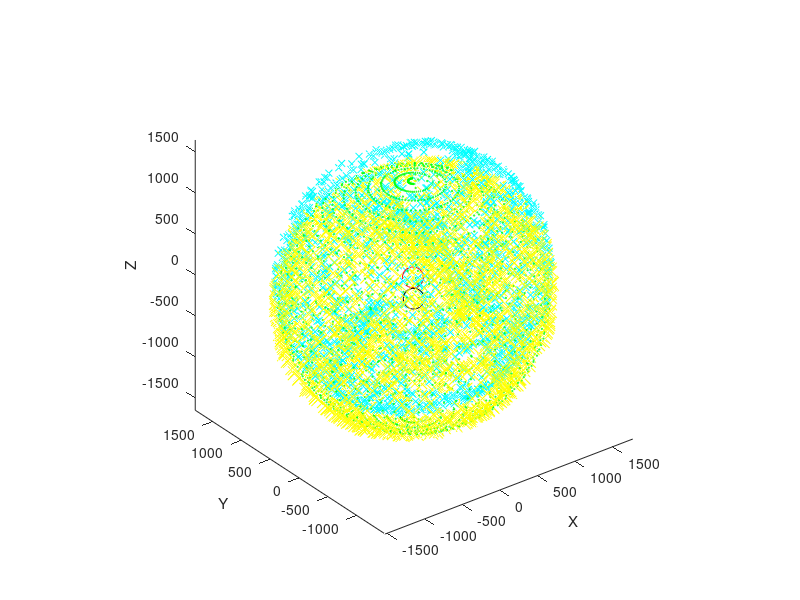

MATLAB code to generate this figure:
mag = [	1308	,	622	,	-770	;
	1298	,	600	,	-750	;
	1293	,	627	,	-762	;
	1298	,	617	,	-755	;
	1296	,	638	,	-750	;
	1298	,	630	,	-757	;
	1318	,	630	,	-737	;
	1301	,	632	,	-767	;
	1288	,	617	,	-772	;
	1293	,	638	,	-752	;
	1288	,	627	,	-762	;
	1293	,	612	,	-740	;
	1286	,	632	,	-750	;
	1306	,	622	,	-767	;
	1291	,	622	,	-752	;
	1298	,	617	,	-757	;
	1293	,	627	,	-752	;
	1296	,	622	,	-755	;
	1301	,	617	,	-760	;
	1306	,	625	,	-750	;
	1293	,	627	,	-762	;
	1296	,	622	,	-750	;
	1316	,	632	,	-747	;
	1318	,	625	,	-745	;
	1298	,	630	,	-750	;
	1308	,	627	,	-750	;
	1298	,	630	,	-752	;
	1306	,	643	,	-757	;
	1306	,	622	,	-757	;
	1298	,	622	,	-747	;
	1293	,	615	,	-755	;
	1303	,	617	,	-760	;
	1313	,	622	,	-745	;
	1301	,	620	,	-750	;
	1316	,	625	,	-737	;
	1301	,	625	,	-762	;
	1298	,	622	,	-740	;
	1308	,	637	,	-762	;
	1298	,	602	,	-755	;
	1291	,	638	,	-757	;
	1306	,	625	,	-760	;
	1296	,	622	,	-750	;
	1308	,	615	,	-745	;
	1318	,	620	,	-735	;
	1341	,	627	,	-697	;
	1373	,	646	,	-650	;
	1413	,	663	,	-571	;
	1443	,	696	,	-528	;
	1463	,	698	,	-453	;
	1493	,	708	,	-433	;
	1516	,	706	,	-353	;
	1546	,	703	,	-270	;
	1578	,	701	,	-147	;
	1586	,	723	,	-52	;
	1607	,	711	,	35	;
	1617	,	708	,	155	;
	1593	,	731	,	237	;
	1576	,	721	,	351	;
	1558	,	723	,	443	;
	1546	,	746	,	523	;
	1516	,	753	,	578	;
	1483	,	756	,	665	;
	1451	,	763	,	710	;
	1406	,	758	,	777	;
	1383	,	783	,	832	;
	1321	,	756	,	895	;
	1270	,	783	,	940	;
	1220	,	781	,	993	;
	1155	,	776	,	1063	;
	1072	,	788	,	1116	;
	982	,	776	,	1188	;
	836	,	791	,	1231	;
	646	,	788	,	1312	;
	620	,	796	,	1325	;
	595	,	821	,	1320	;
	520	,	803	,	1317	;
	375	,	843	,	1315	;
	256	,	848	,	1315	;
	243	,	863	,	1307	;
	233	,	888	,	1302	;
	126	,	861	,	1302	;
	-6	,	856	,	1256	;
	-46	,	848	,	1268	;
	-143	,	858	,	1226	;
	-236	,	858	,	1188	;
	-365	,	851	,	1123	;
	-442	,	863	,	1111	;
	-472	,	853	,	1041	;
	-557	,	843	,	1026	;
	-552	,	838	,	1018	;
	-540	,	833	,	1033	;
	-500	,	858	,	1028	;
	-462	,	878	,	1073	;
	-337	,	906	,	1113	;
	-151	,	891	,	1221	;
	113	,	886	,	1292	;
	440	,	886	,	1285	;
	691	,	856	,	1258	;
	938	,	856	,	1168	;
	1170	,	853	,	1006	;
	1348	,	841	,	780	;
	1521	,	813	,	461	;
	1586	,	783	,	162	;
	1591	,	791	,	25	;
	1576	,	788	,	-137	;
	1521	,	828	,	-260	;
	1468	,	841	,	-376	;
	1431	,	853	,	-478	;
	1361	,	871	,	-558	;
	1281	,	853	,	-707	;
	1165	,	843	,	-845	;
	1015	,	831	,	-968	;
	953	,	823	,	-1028	;
	846	,	826	,	-1073	;
	741	,	828	,	-1138	;
	656	,	821	,	-1176	;
	417	,	957	,	-1203	;
	301	,	918	,	-1248	;
	298	,	948	,	-1223	;
	266	,	956	,	-1221	;
	93	,	868	,	-1266	;
	-128	,	776	,	-1268	;
	-228	,	768	,	-1253	;
	-320	,	838	,	-1208	;
	-522	,	836	,	-1091	;
	-708	,	851	,	-978	;
	-891	,	838	,	-785	;
	-975	,	846	,	-628	;
	-1035	,	846	,	-521	;
	-1062	,	856	,	-403	;
	-1080	,	861	,	-331	;
	-1100	,	868	,	-257	;
	-1105	,	843	,	-180	;
	-1122	,	866	,	-75	;
	-1115	,	841	,	62	;
	-1075	,	871	,	255	;
	-1002	,	898	,	418	;
	-933	,	921	,	528	;
	-888	,	938	,	578	;
	-861	,	967	,	628	;
	-813	,	985	,	680	;
	-761	,	1000	,	717	;
	-766	,	1020	,	707	;
	-723	,	1027	,	760	;
	-632	,	985	,	880	;
	-495	,	936	,	1021	;
	-293	,	856	,	1178	;
	-43	,	803	,	1290	;
	281	,	781	,	1365	;
	686	,	831	,	1273	;
	913	,	883	,	1201	;
	893	,	881	,	1193	;
	635	,	886	,	1276	;
	198	,	911	,	1290	;
	-733	,	888	,	825	;
	-663	,	967	,	860	;
	-761	,	941	,	785	;
	-773	,	953	,	742	;
	-843	,	951	,	677	;
	-933	,	923	,	533	;
	-1010	,	926	,	328	;
	-1067	,	918	,	110	;
	-1100	,	901	,	-27	;
	-1100	,	888	,	-107	;
	-1107	,	853	,	-207	;
	-1102	,	848	,	-222	;
	-1117	,	796	,	-172	;
	-1152	,	733	,	-80	;
	-1155	,	718	,	40	;
	-1127	,	691	,	210	;
	-1142	,	716	,	270	;
	-1160	,	673	,	185	;
	-1170	,	676	,	-80	;
	-1117	,	708	,	-406	;
	-972	,	723	,	-692	;
	-746	,	741	,	-991	;
	-472	,	721	,	-1173	;
	-108	,	673	,	-1295	;
	213	,	575	,	-1327	;
	440	,	475	,	-1305	;
	597	,	477	,	-1273	;
	733	,	422	,	-1223	;
	846	,	380	,	-1178	;
	883	,	357	,	-1136	;
	965	,	327	,	-1101	;
	997	,	335	,	-1081	;
	1025	,	301	,	-1058	;
	1062	,	243	,	-1018	;
	1115	,	141	,	-976	;
	1160	,	83	,	-925	;
	1160	,	81	,	-917	;
	1190	,	33	,	-892	;
	1195	,	-8	,	-845	;
	1245	,	-53	,	-807	;
	1267	,	-143	,	-735	;
	1311	,	-166	,	-680	;
	1336	,	-201	,	-596	;
	1318	,	-243	,	-591	;
	1283	,	-375	,	-566	;
	1230	,	-542	,	-478	;
	1207	,	-651	,	-383	;
	1220	,	-693	,	-250	;
	1205	,	-723	,	-187	;
	1210	,	-746	,	-132	;
	1185	,	-781	,	30	;
	1182	,	-813	,	160	;
	1162	,	-781	,	391	;
	1175	,	-713	,	556	;
	1185	,	-597	,	732	;
	1232	,	-450	,	842	;
	1293	,	-281	,	867	;
	1388	,	-36	,	897	;
	1391	,	171	,	955	;
	1366	,	311	,	993	;
	1303	,	417	,	1048	;
	1220	,	557	,	1096	;
	1232	,	731	,	1016	;
	1281	,	908	,	875	;
	1316	,	1107	,	692	;
	1291	,	1222	,	523	;
	1306	,	1313	,	321	;
	1267	,	1363	,	142	;
	1245	,	1396	,	-15	;
	1225	,	1383	,	-190	;
	1220	,	1331	,	-265	;
	1255	,	1298	,	-265	;
	1303	,	1225	,	-315	;
	1353	,	1157	,	-305	;
	1406	,	1097	,	-292	;
	1416	,	1062	,	-323	;
	1418	,	1025	,	-328	;
	1383	,	1065	,	-363	;
	1316	,	1197	,	-338	;
	1260	,	1323	,	-217	;
	1215	,	1413	,	-32	;
	1192	,	1426	,	157	;
	1177	,	1396	,	418	;
	1082	,	1232	,	842	;
	982	,	1087	,	1041	;
	956	,	896	,	1163	;
	911	,	703	,	1258	;
	898	,	460	,	1325	;
	923	,	201	,	1307	;
	985	,	-18	,	1238	;
	1005	,	-246	,	1138	;
	1062	,	-472	,	998	;
	1122	,	-637	,	775	;
	1127	,	-771	,	488	;
	1165	,	-833	,	257	;
	1175	,	-818	,	72	;
	1182	,	-781	,	-80	;
	1202	,	-743	,	-162	;
	1220	,	-673	,	-275	;
	1250	,	-610	,	-366	;
	1257	,	-527	,	-446	;
	1242	,	-475	,	-546	;
	1250	,	-410	,	-578	;
	1247	,	-335	,	-667	;
	1210	,	-266	,	-740	;
	1232	,	-178	,	-775	;
	1293	,	-53	,	-742	;
	1301	,	43	,	-772	;
	1303	,	153	,	-800	;
	1311	,	273	,	-787	;
	1348	,	410	,	-762	;
	1348	,	567	,	-737	;
	1346	,	648	,	-705	;
	1356	,	768	,	-642	;
	1391	,	851	,	-543	;
	1381	,	938	,	-501	;
	1341	,	1012	,	-518	;
	1303	,	1037	,	-533	;
	1303	,	1072	,	-483	;
	1321	,	1117	,	-423	;
	1313	,	1175	,	-371	;
	1252	,	1281	,	-323	;
	1197	,	1341	,	-326	;
	1170	,	1378	,	-290	;
	1180	,	1398	,	-180	;
	1205	,	1411	,	-72	;
	1242	,	1393	,	87	;
	1252	,	1366	,	202	;
	1252	,	1328	,	356	;
	1257	,	1286	,	483	;
	1262	,	1190	,	626	;
	1272	,	1060	,	772	;
	1272	,	931	,	872	;
	1272	,	783	,	991	;
	1212	,	673	,	1043	;
	1142	,	525	,	1153	;
	1065	,	387	,	1236	;
	1005	,	325	,	1271	;
	965	,	278	,	1292	;
	1007	,	367	,	1268	;
	1020	,	395	,	1268	;
	1005	,	318	,	1271	;
	1010	,	221	,	1278	;
	1025	,	71	,	1241	;
	1075	,	13	,	1193	;
	1140	,	-18	,	1146	;
	1192	,	8	,	1126	;
	1215	,	148	,	1113	;
	1291	,	318	,	1076	;
	1381	,	515	,	950	;
	1436	,	746	,	752	;
	1451	,	948	,	603	;
	1398	,	1115	,	446	;
	1383	,	1212	,	295	;
	1331	,	1286	,	55	;
	1303	,	1262	,	-140	;
	1293	,	1220	,	-323	;
	1270	,	1197	,	-431	;
	1270	,	1130	,	-491	;
	1260	,	1067	,	-581	;
	1262	,	1010	,	-626	;
	1270	,	990	,	-665	;
	1308	,	916	,	-621	;
	1323	,	916	,	-603	;
	1341	,	883	,	-598	;
	1348	,	886	,	-603	;
	1308	,	886	,	-650	;
	1296	,	881	,	-675	;
	1260	,	886	,	-710	;
	1262	,	866	,	-725	;
	1260	,	858	,	-740	;
	1260	,	843	,	-745	;
	1265	,	868	,	-750	;
	1247	,	858	,	-735	;
	1252	,	858	,	-742	;
	1235	,	828	,	-757	;
	1250	,	803	,	-785	;
	1247	,	733	,	-780	;
	1270	,	651	,	-805	;
	1278	,	545	,	-822	;
	1301	,	442	,	-807	;
	1281	,	278	,	-830	;
	1212	,	78	,	-865	;
	1120	,	-121	,	-897	;
	1057	,	-308	,	-870	;
	962	,	-440	,	-852	;
	836	,	-522	,	-872	;
	796	,	-537	,	-885	;
	778	,	-580	,	-880	;
	738	,	-587	,	-892	;
	648	,	-602	,	-920	;
	522	,	-656	,	-925	;
	372	,	-708	,	-915	;
	241	,	-756	,	-902	;
	116	,	-721	,	-920	;
	0	,	-708	,	-952	;
	-61	,	-671	,	-927	;
	-166	,	-661	,	-910	;
	-231	,	-648	,	-922	;
	-248	,	-615	,	-940	;
	-273	,	-605	,	-955	;
	-327	,	-522	,	-988	;
	-395	,	-400	,	-1023	;
	-450	,	-316	,	-1061	;
	-522	,	-191	,	-1088	;
	-557	,	-96	,	-1121	;
	-630	,	38	,	-1121	;
	-696	,	118	,	-1088	;
	-716	,	218	,	-1088	;
	-693	,	313	,	-1108	;
	-696	,	415	,	-1111	;
	-723	,	562	,	-1078	;
	-701	,	587	,	-1093	;
	-627	,	627	,	-1128	;
	-430	,	761	,	-1173	;
	-320	,	931	,	-1168	;
	-176	,	1110	,	-1113	;
	-63	,	1200	,	-1091	;
	38	,	1245	,	-1081	;
	128	,	1260	,	-1063	;
	313	,	1306	,	-1018	;
	542	,	1338	,	-927	;
	693	,	1311	,	-890	;
	853	,	1281	,	-835	;
	982	,	1245	,	-725	;
	1092	,	1210	,	-660	;
	1127	,	1160	,	-677	;
	1100	,	1145	,	-715	;
	1117	,	1075	,	-747	;
	1210	,	1027	,	-675	;
	1260	,	975	,	-680	;
	1260	,	881	,	-710	;
	1321	,	783	,	-700	;
	1386	,	615	,	-662	;
	1411	,	492	,	-652	;
	1416	,	400	,	-638	;
	1431	,	347	,	-621	;
	1421	,	372	,	-657	;
	1386	,	467	,	-690	;
	1333	,	638	,	-740	;
	1278	,	816	,	-735	;
	1185	,	933	,	-777	;
	1010	,	1130	,	-820	;
	871	,	1212	,	-860	;
	711	,	1270	,	-915	;
	515	,	1286	,	-952	;
	382	,	1318	,	-988	;
	206	,	1346	,	-983	;
	88	,	1313	,	-1003	;
	31	,	1247	,	-1033	;
	-63	,	1217	,	-1061	;
	-186	,	1245	,	-1031	;
	-313	,	1227	,	-993	;
	-445	,	1187	,	-960	;
	-512	,	1092	,	-960	;
	-620	,	1025	,	-952	;
	-711	,	911	,	-940	;
	-801	,	783	,	-922	;
	-836	,	615	,	-930	;
	-831	,	425	,	-973	;
	-821	,	153	,	-993	;
	-743	,	-63	,	-983	;
	-701	,	-206	,	-976	;
	-630	,	-316	,	-971	;
	-572	,	-385	,	-960	;
	-535	,	-472	,	-915	;
	-492	,	-532	,	-885	;
	-422	,	-661	,	-847	;
	-298	,	-748	,	-815	;
	-206	,	-806	,	-760	;
	-141	,	-856	,	-732	;
	-118	,	-861	,	-740	;
	-51	,	-871	,	-742	;
	63	,	-886	,	-745	;
	221	,	-888	,	-752	;
	397	,	-891	,	-712	;
	475	,	-853	,	-712	;
	622	,	-836	,	-692	;
	743	,	-803	,	-677	;
	811	,	-761	,	-687	;
	876	,	-751	,	-662	;
	901	,	-686	,	-687	;
	1020	,	-560	,	-712	;
	1110	,	-437	,	-707	;
	1187	,	-313	,	-737	;
	1212	,	-168	,	-785	;
	1252	,	6	,	-815	;
	1291	,	193	,	-815	;
	1321	,	337	,	-792	;
	1270	,	520	,	-835	;
	1177	,	592	,	-902	;
	1087	,	648	,	-973	;
	1040	,	733	,	-981	;
	1000	,	863	,	-983	;
	923	,	1002	,	-966	;
	746	,	1065	,	-1031	;
	580	,	1100	,	-1081	;
	375	,	1112	,	-1136	;
	332	,	1165	,	-1108	;
	318	,	1225	,	-1051	;
	357	,	1270	,	-1023	;
	362	,	1278	,	-1001	;
	266	,	1260	,	-1043	;
	166	,	1232	,	-1081	;
	111	,	1227	,	-1086	;
	21	,	1155	,	-1113	;
	-183	,	1042	,	-1143	;
	-372	,	923	,	-1148	;
	-470	,	796	,	-1148	;
	-575	,	643	,	-1143	;
	-658	,	460	,	-1106	;
	-776	,	271	,	-1033	;
	-828	,	36	,	-952	;
	-818	,	-88	,	-907	;
	-776	,	-146	,	-910	;
	-756	,	-181	,	-922	;
	-786	,	-66	,	-937	;
	-748	,	143	,	-1038	;
	-686	,	392	,	-1103	;
	-686	,	550	,	-1098	;
	-663	,	751	,	-1038	;
	-641	,	975	,	-966	;
	-532	,	1127	,	-935	;
	-392	,	1260	,	-917	;
	-178	,	1373	,	-885	;
	11	,	1481	,	-820	;
	96	,	1513	,	-812	;
	168	,	1523	,	-802	;
	248	,	1508	,	-795	;
	313	,	1513	,	-800	;
	425	,	1491	,	-807	;
	510	,	1436	,	-822	;
	527	,	1393	,	-875	;
	487	,	1363	,	-930	;
	460	,	1368	,	-925	;
	480	,	1358	,	-940	;
	500	,	1336	,	-935	;
	477	,	1311	,	-963	;
	472	,	1306	,	-971	;
	480	,	1336	,	-966	;
	490	,	1338	,	-935	;
	520	,	1348	,	-917	;
	495	,	1348	,	-942	;
	487	,	1346	,	-922	;
	480	,	1348	,	-947	;
	477	,	1338	,	-963	;
	465	,	1341	,	-932	;
	425	,	1331	,	-963	;
	422	,	1318	,	-978	;
	370	,	1303	,	-998	;
	327	,	1286	,	-1031	;
	293	,	1281	,	-1046	;
	228	,	1247	,	-1063	;
	181	,	1185	,	-1108	;
	116	,	1150	,	-1128	;
	33	,	1145	,	-1133	;
	-11	,	1152	,	-1123	;
	-101	,	1147	,	-1096	;
	-276	,	1097	,	-1061	;
	-455	,	1082	,	-1038	;
	-532	,	1035	,	-1006	;
	-635	,	1010	,	-935	;
	-788	,	953	,	-837	;
	-906	,	893	,	-680	;
	-1057	,	858	,	-426	;
	-1105	,	863	,	-155	;
	-1075	,	913	,	82	;
	-1012	,	962	,	295	;
	-911	,	1015	,	436	;
	-868	,	1067	,	526	;
	-846	,	1035	,	551	;
	-841	,	1060	,	578	;
	-828	,	1042	,	603	;
	-776	,	1052	,	670	;
	-706	,	1042	,	777	;
	-641	,	1002	,	852	;
	-632	,	1022	,	867	;
	-651	,	1035	,	842	;
	-673	,	1075	,	767	;
	-643	,	1152	,	732	;
	-615	,	1207	,	692	;
	-500	,	1281	,	747	;
	-332	,	1348	,	822	;
	-133	,	1368	,	900	;
	111	,	1393	,	973	;
	296	,	1333	,	1021	;
	467	,	1260	,	1076	;
	671	,	1187	,	1093	;
	908	,	1117	,	1048	;
	1035	,	992	,	1058	;
	1070	,	811	,	1123	;
	1070	,	638	,	1173	;
	1050	,	545	,	1226	;
	1025	,	582	,	1221	;
	960	,	673	,	1231	;
	896	,	876	,	1183	;
	846	,	1137	,	1056	;
	701	,	1418	,	855	;
	472	,	1687	,	486	;
	218	,	1800	,	60	;
	-66	,	1740	,	-280	;
	-332	,	1593	,	-466	;
	-530	,	1443	,	-563	;
	-706	,	1298	,	-541	;
	-733	,	1262	,	-556	;
	-703	,	1296	,	-561	;
	-605	,	1373	,	-576	;
	-430	,	1513	,	-558	;
	-153	,	1627	,	-521	;
	143	,	1712	,	-478	;
	467	,	1747	,	-252	;
	651	,	1735	,	10	;
	676	,	1707	,	315	;
	532	,	1605	,	652	;
	340	,	1516	,	830	;
	121	,	1456	,	887	;
	-21	,	1443	,	877	;
	-188	,	1393	,	852	;
	-380	,	1378	,	755	;
	-567	,	1328	,	608	;
	-713	,	1328	,	391	;
	-758	,	1361	,	197	;
	-806	,	1336	,	-52	;
	-803	,	1313	,	-277	;
	-791	,	1267	,	-476	;
	-721	,	1182	,	-672	;
	-676	,	1135	,	-815	;
	-537	,	1050	,	-973	;
	-347	,	965	,	-1128	;
	-91	,	921	,	-1221	;
	71	,	898	,	-1261	;
	176	,	883	,	-1261	;
	340	,	841	,	-1246	;
	420	,	841	,	-1241	;
	465	,	846	,	-1226	;
	517	,	868	,	-1206	;
	570	,	861	,	-1196	;
	653	,	846	,	-1178	;
	696	,	853	,	-1148	;
	723	,	838	,	-1131	;
	768	,	871	,	-1118	;
	776	,	878	,	-1108	;
	791	,	853	,	-1113	;
	781	,	843	,	-1113	;
	771	,	868	,	-1116	;
	773	,	876	,	-1106	;
	756	,	933	,	-1088	;
	751	,	911	,	-1103	;
	741	,	921	,	-1093	;
	746	,	928	,	-1108	;
	736	,	911	,	-1113	;
	733	,	908	,	-1116	;
	736	,	878	,	-1128	;
	721	,	903	,	-1126	;
	658	,	908	,	-1163	;
	562	,	863	,	-1188	;
	470	,	831	,	-1248	;
	402	,	691	,	-1300	;
	322	,	585	,	-1330	;
	216	,	407	,	-1347	;
	123	,	278	,	-1350	;
	8	,	201	,	-1360	;
	-56	,	193	,	-1337	;
	-166	,	231	,	-1327	;
	-233	,	283	,	-1320	;
	-273	,	412	,	-1297	;
	-308	,	562	,	-1278	;
	-276	,	701	,	-1256	;
	-251	,	833	,	-1233	;
	-241	,	997	,	-1161	;
	-216	,	1162	,	-1083	;
	-203	,	1321	,	-957	;
	-81	,	1528	,	-772	;
	53	,	1672	,	-541	;
	261	,	1752	,	-323	;
	482	,	1767	,	-127	;
	781	,	1702	,	22	;
	965	,	1578	,	-42	;
	1102	,	1488	,	-170	;
	1170	,	1353	,	-285	;
	1235	,	1247	,	-401	;
	1252	,	1097	,	-568	;
	1270	,	898	,	-702	;
	1235	,	638	,	-842	;
	1235	,	352	,	-882	;
	1165	,	46	,	-912	;
	1090	,	-208	,	-890	;
	1027	,	-385	,	-817	;
	953	,	-565	,	-790	;
	851	,	-641	,	-787	;
	693	,	-676	,	-852	;
	457	,	-678	,	-947	;
	196	,	-653	,	-988	;
	-183	,	-615	,	-1013	;
	-600	,	-370	,	-981	;
	-828	,	-61	,	-912	;
	-926	,	288	,	-877	;
	-911	,	688	,	-845	;
	-768	,	1032	,	-815	;
	-512	,	1272	,	-832	;
	-231	,	1488	,	-745	;
	78	,	1612	,	-662	;
	420	,	1672	,	-516	;
	681	,	1650	,	-378	;
	878	,	1610	,	-277	;
	1010	,	1503	,	-225	;
	1125	,	1428	,	-267	;
	1202	,	1278	,	-396	;
	1192	,	1132	,	-598	;
	1210	,	868	,	-802	;
	1122	,	630	,	-940	;
	1045	,	322	,	-1046	;
	962	,	46	,	-1083	;
	891	,	-198	,	-1033	;
	838	,	-385	,	-988	;
	716	,	-510	,	-976	;
	512	,	-547	,	-1046	;
	248	,	-537	,	-1091	;
	-121	,	-450	,	-1123	;
	-532	,	-263	,	-1071	;
	-848	,	63	,	-942	;
	-972	,	442	,	-807	;
	-946	,	843	,	-702	;
	-768	,	1187	,	-618	;
	-497	,	1481	,	-541	;
	-206	,	1655	,	-441	;
	161	,	1765	,	-331	;
	492	,	1757	,	-212	;
	761	,	1702	,	-82	;
	943	,	1612	,	-67	;
	1072	,	1506	,	-122	;
	1175	,	1386	,	-257	;
	1245	,	1235	,	-411	;
	1227	,	1012	,	-675	;
	1157	,	733	,	-890	;
	960	,	427	,	-1098	;
	763	,	146	,	-1188	;
	577	,	-101	,	-1233	;
	332	,	-151	,	-1268	;
	66	,	-81	,	-1307	;
	-281	,	161	,	-1300	;
	-587	,	442	,	-1156	;
	-848	,	758	,	-867	;
	-921	,	1102	,	-443	;
	-828	,	1318	,	-187	;
	-693	,	1456	,	-10	;
	-447	,	1622	,	-27	;
	-96	,	1755	,	-35	;
	211	,	1790	,	-32	;
	535	,	1770	,	10	;
	828	,	1675	,	75	;
	1005	,	1588	,	87	;
	1070	,	1543	,	-35	;
	1080	,	1496	,	-250	;
	1082	,	1371	,	-468	;
	1060	,	1215	,	-697	;
	1022	,	1000	,	-885	;
	931	,	781	,	-1058	;
	838	,	557	,	-1153	;
	736	,	322	,	-1238	;
	656	,	78	,	-1236	;
	615	,	-108	,	-1213	;
	532	,	-256	,	-1178	;
	437	,	-385	,	-1146	;
	320	,	-480	,	-1111	;
	437	,	-703	,	-915	;
	638	,	-891	,	-603	;
	781	,	-967	,	-328	;
	866	,	-970	,	-77	;
	856	,	-1002	,	65	;
	696	,	-1085	,	60	;
	415	,	-1142	,	-135	;
	146	,	-1077	,	-453	;
	161	,	-901	,	-747	;
	475	,	-736	,	-890	;
	796	,	-497	,	-932	;
	1145	,	-18	,	-922	;
	1351	,	350	,	-760	;
	1546	,	520	,	-413	;
	1652	,	522	,	-10	;
	1612	,	407	,	498	;
	1503	,	261	,	795	;
	1376	,	96	,	960	;
	1303	,	-36	,	1013	;
	1291	,	-133	,	976	;
	1288	,	-313	,	875	;
	1293	,	-405	,	792	;
	1205	,	-587	,	700	;
	1105	,	-716	,	667	;
	863	,	-878	,	611	;
	415	,	-1085	,	511	;
	-116	,	-1120	,	307	;
	-605	,	-923	,	37	;
	-856	,	-671	,	-225	;
	-918	,	-377	,	-611	;
	-801	,	-151	,	-927	;
	-475	,	56	,	-1206	;
	-126	,	186	,	-1335	;
	276	,	168	,	-1340	;
	656	,	116	,	-1251	;
	1030	,	21	,	-1008	;
	1283	,	-96	,	-727	;
	1346	,	-350	,	-448	;
	1326	,	-622	,	-62	;
	1240	,	-733	,	270	;
	1135	,	-771	,	483	;
	1032	,	-778	,	675	;
	965	,	-753	,	772	;
	941	,	-706	,	837	;
	848	,	-806	,	792	;
	686	,	-901	,	735	;
	447	,	-1025	,	672	;
	-21	,	-1045	,	596	;
	-525	,	-846	,	526	;
	-836	,	-620	,	373	;
	-1045	,	-385	,	127	;
	-1107	,	-216	,	-262	;
	-982	,	-253	,	-631	;
	-651	,	-425	,	-892	;
	-248	,	-550	,	-1016	;
	238	,	-638	,	-1011	;
	743	,	-557	,	-925	;
	1172	,	-377	,	-705	;
	1361	,	-362	,	-408	;
	1471	,	-422	,	-37	;
	1448	,	-467	,	275	;
	1378	,	-512	,	458	;
	1275	,	-605	,	561	;
	1125	,	-761	,	576	;
	962	,	-916	,	461	;
	703	,	-1055	,	403	;
	542	,	-1132	,	260	;
	455	,	-1167	,	177	;
	362	,	-1167	,	5	;
	281	,	-1172	,	-137	;
	291	,	-1155	,	-205	;
	311	,	-1125	,	-262	;
	281	,	-1112	,	-361	;
	286	,	-1095	,	-386	;
	276	,	-1095	,	-383	;
	301	,	-1105	,	-371	;
	311	,	-1100	,	-351	;
	306	,	-1115	,	-341	;
	342	,	-1107	,	-333	;
	357	,	-1097	,	-363	;
	382	,	-1095	,	-371	;
	450	,	-1080	,	-373	;
	455	,	-1087	,	-373	;
	457	,	-1092	,	-321	;
	462	,	-1115	,	-257	;
	462	,	-1135	,	-185	;
	525	,	-1137	,	-115	;
	512	,	-1145	,	-15	;
	490	,	-1145	,	190	;
	480	,	-1120	,	426	;
	490	,	-1025	,	692	;
	455	,	-853	,	920	;
	415	,	-751	,	1061	;
	318	,	-632	,	1128	;
	163	,	-555	,	1188	;
	-43	,	-410	,	1208	;
	-166	,	-211	,	1263	;
	-266	,	-31	,	1258	;
	-322	,	101	,	1253	;
	-392	,	198	,	1248	;
	-482	,	183	,	1196	;
	-612	,	103	,	1091	;
	-721	,	-111	,	945	;
	-763	,	-400	,	740	;
	-711	,	-676	,	491	;
	-545	,	-928	,	262	;
	-327	,	-1065	,	192	;
	36	,	-1182	,	195	;
	477	,	-1135	,	292	;
	863	,	-1007	,	315	;
	997	,	-918	,	443	;
	923	,	-818	,	740	;
	716	,	-701	,	1021	;
	492	,	-610	,	1163	;
	126	,	-658	,	1126	;
	-253	,	-545	,	1066	;
	-482	,	-301	,	1073	;
	-582	,	-121	,	1083	;
	-515	,	-21	,	1126	;
	-432	,	103	,	1211	;
	-350	,	163	,	1248	;
	-266	,	63	,	1258	;
	-246	,	-171	,	1241	;
	-126	,	-477	,	1148	;
	-103	,	-683	,	1006	;
	-136	,	-766	,	937	;
	-143	,	-773	,	910	;
	-118	,	-698	,	1008	;
	-13	,	-540	,	1161	;
	148	,	-412	,	1261	;
	350	,	-298	,	1305	;
	517	,	-231	,	1325	;
	622	,	-211	,	1330	;
	625	,	-136	,	1350	;
	698	,	-268	,	1287	;
	977	,	-492	,	1046	;
	1210	,	-552	,	725	;
	1376	,	-555	,	386	;
	1488	,	-445	,	120	;
	1551	,	-276	,	-100	;
	1578	,	0	,	-272	;
	1566	,	243	,	-356	;
	1556	,	555	,	-376	;
	1556	,	761	,	-252	;
	1581	,	761	,	-180	;
	1615	,	517	,	-137	;
	1581	,	183	,	-317	;
	1401	,	-161	,	-531	;
	1102	,	-417	,	-740	;
	635	,	-683	,	-870	;
	96	,	-831	,	-847	;
	-380	,	-848	,	-645	;
	-550	,	-911	,	-323	;
	-600	,	-911	,	-17	;
	-582	,	-886	,	321	;
	-510	,	-818	,	593	;
	-288	,	-673	,	942	;
	-28	,	-500	,	1173	;
	206	,	-318	,	1307	;
	390	,	-121	,	1377	;
	550	,	-56	,	1377	;
	612	,	-16	,	1370	;
	632	,	-31	,	1355	;
	537	,	-168	,	1342	;
	385	,	-320	,	1300	;
	253	,	-412	,	1273	;
	-13	,	-432	,	1226	;
	-335	,	-291	,	1163	;
	-708	,	43	,	1016	;
	-916	,	420	,	820	;
	-972	,	791	,	561	;
	-972	,	982	,	413	;
	-956	,	1030	,	368	;
	-946	,	1007	,	463	;
	-901	,	821	,	672	;
	-733	,	500	,	976	;
	-455	,	48	,	1193	;
	-126	,	-397	,	1191	;
	148	,	-738	,	1018	;
	387	,	-960	,	805	;
	590	,	-1075	,	393	;
	663	,	-1102	,	-57	;
	638	,	-965	,	-501	;
	515	,	-811	,	-795	;
	261	,	-630	,	-1023	;
	-51	,	-437	,	-1141	;
	-342	,	-91	,	-1216	;
	-530	,	365	,	-1181	;
	-683	,	678	,	-1058	;
	-773	,	962	,	-870	;
	-793	,	1147	,	-662	;
	-781	,	1313	,	-411	;
	-788	,	1373	,	-142	;
	-766	,	1396	,	-27	;
	-768	,	1391	,	2	;
	-773	,	1378	,	-210	;
	-751	,	1222	,	-667	;
	-671	,	938	,	-947	;
	-607	,	530	,	-1153	;
	-520	,	133	,	-1196	;
	-505	,	-86	,	-1143	;
	-542	,	-118	,	-1121	;
	-590	,	-78	,	-1106	;
	-648	,	-16	,	-1103	;
	-635	,	31	,	-1108	;
	-630	,	96	,	-1146	;
	-572	,	101	,	-1158	;
	-560	,	126	,	-1176	;
	-612	,	138	,	-1133	;
	-627	,	81	,	-1126	;
	-698	,	51	,	-1063	;
	-713	,	38	,	-1043	;
	-756	,	93	,	-1028	;
	-801	,	76	,	-976	;
	-896	,	78	,	-875	;
	-1027	,	48	,	-690	;
	-1142	,	6	,	-403	;
	-1185	,	21	,	-132	;
	-1197	,	131	,	125	;
	-1150	,	278	,	386	;
	-1050	,	407	,	571	;
	-960	,	550	,	707	;
	-848	,	733	,	777	;
	-763	,	923	,	785	;
	-681	,	1095	,	742	;
	-637	,	1230	,	670	;
	-585	,	1308	,	633	;
	-555	,	1333	,	626	;
	-505	,	1406	,	603	;
	-460	,	1471	,	516	;
	-437	,	1496	,	491	;
	-445	,	1488	,	481	;
	-412	,	1526	,	443	;
	-357	,	1581	,	391	;
	-335	,	1597	,	363	;
	-325	,	1642	,	257	;
	-266	,	1692	,	147	;
	-223	,	1712	,	107	;
	-128	,	1735	,	32	;
	-61	,	1755	,	-25	;
	58	,	1782	,	-150	;
	136	,	1760	,	-250	;
	141	,	1742	,	-343	;
	118	,	1722	,	-408	;
	133	,	1692	,	-496	;
	203	,	1630	,	-636	;
	246	,	1526	,	-800	;
	251	,	1453	,	-885	;
	203	,	1286	,	-1023	;
	168	,	1177	,	-1111	;
	78	,	1122	,	-1158	;
	-3	,	1122	,	-1146	;
	-151	,	1040	,	-1178	;
	-377	,	876	,	-1183	;
	-477	,	711	,	-1163	;
	-477	,	693	,	-1183	;
	-296	,	843	,	-1218	;
	-43	,	1055	,	-1163	;
	166	,	1296	,	-1046	;
	223	,	1528	,	-795	;
	283	,	1657	,	-566	;
	308	,	1752	,	-356	;
	288	,	1792	,	-97	;
	261	,	1800	,	127	;
	151	,	1745	,	326	;
	66	,	1710	,	406	;
	-56	,	1667	,	501	;
	-138	,	1586	,	558	;
	-311	,	1536	,	556	;
	-490	,	1448	,	513	;
	-497	,	1416	,	578	;
	-355	,	1293	,	840	;
	-410	,	1270	,	822	;
	-452	,	1220	,	840	;
	-507	,	1100	,	895	;
	-630	,	1085	,	817	;
	-763	,	995	,	717	;
	-888	,	928	,	608	;
	-946	,	891	,	538	;
	-1017	,	748	,	498	;
	-1065	,	595	,	451	;
	-1152	,	345	,	328	;
	-1197	,	116	,	92	;
	-1167	,	-58	,	-127	;
	-1127	,	-86	,	-376	;
	-1032	,	-68	,	-642	;
	-965	,	58	,	-812	;
	-863	,	236	,	-957	;
	-731	,	427	,	-1091	;
	-615	,	615	,	-1131	;
	-495	,	723	,	-1171	;
	-380	,	886	,	-1158	;
	-325	,	962	,	-1136	;
	-298	,	1015	,	-1138	;
	-266	,	1020	,	-1146	;
	-276	,	943	,	-1178	;
	-218	,	863	,	-1223	;
	-166	,	668	,	-1297	;
	-93	,	502	,	-1340	;
	-51	,	316	,	-1352	;
	-61	,	81	,	-1320	;
	8	,	-151	,	-1285	;
	126	,	-345	,	-1191	;
	238	,	-577	,	-1058	;
	320	,	-798	,	-827	;
	422	,	-1002	,	-556	;
	475	,	-1125	,	-217	;
	467	,	-1147	,	42	;
	452	,	-1150	,	257	;
	390	,	-1090	,	473	;
	301	,	-1027	,	680	;
	193	,	-898	,	857	;
	101	,	-763	,	988	;
	-6	,	-638	,	1068	;
	-83	,	-505	,	1143	;
	-151	,	-410	,	1171	;
	-161	,	-360	,	1191	;
	-236	,	-216	,	1223	;
	-248	,	-58	,	1253	;
	-248	,	-21	,	1263	;
	-291	,	43	,	1266	;
	-278	,	123	,	1281	;
	-303	,	183	,	1261	;
	-367	,	281	,	1248	;
	-435	,	377	,	1206	;
	-572	,	490	,	1111	;
	-658	,	572	,	1013	;
	-766	,	595	,	910	;
	-838	,	612	,	802	;
	-918	,	620	,	712	;
	-962	,	632	,	616	;
	-987	,	678	,	576	;
	-1012	,	713	,	491	;
	-1037	,	756	,	421	;
	-1042	,	773	,	361	;
	-1065	,	771	,	336	;
	-1055	,	781	,	348	;
	-1080	,	756	,	310	;
	-1072	,	808	,	260	;
	-1085	,	826	,	225	;
	-1100	,	841	,	67	;
	-1057	,	918	,	-205	;
	-1045	,	928	,	-341	;
	-1017	,	936	,	-488	;
	-967	,	903	,	-573	;
	-948	,	1020	,	-471	;
	-923	,	1165	,	-197	;
	-866	,	1262	,	-97	;
	-826	,	1296	,	87	;
	-808	,	1250	,	305	;
	-783	,	1175	,	493	;
	-718	,	1065	,	720	;
	-698	,	868	,	870	;
	-646	,	693	,	983	;
	-607	,	560	,	1076	;
	-587	,	380	,	1113	;
	-535	,	201	,	1158	;
	-460	,	8	,	1186	;
	-370	,	-258	,	1161	;
	-311	,	-480	,	1071	;
	-221	,	-703	,	945	;
	-131	,	-891	,	782	;
	-56	,	-987	,	667	;
	33	,	-1055	,	528	;
	63	,	-1135	,	393	;
	98	,	-1187	,	187	;
	76	,	-1165	,	-60	;
	21	,	-1127	,	-252	;
	-43	,	-1060	,	-456	;
	-128	,	-972	,	-591	;
	-218	,	-863	,	-722	;
	-365	,	-696	,	-845	;
	-557	,	-415	,	-960	;
	-607	,	-201	,	-1036	;
	-696	,	-68	,	-1038	;
	-761	,	51	,	-1001	;
	-803	,	196	,	-1013	;
	-803	,	370	,	-1001	;
	-788	,	520	,	-1008	;
	-781	,	648	,	-986	;
	-746	,	786	,	-966	;
	-651	,	898	,	-996	;
	-545	,	1017	,	-1003	;
	-445	,	1165	,	-986	;
	-352	,	1316	,	-887	;
	-216	,	1446	,	-817	;
	-51	,	1506	,	-815	;
	86	,	1423	,	-910	;
	193	,	1293	,	-1036	;
	303	,	1333	,	-988	;
	377	,	1386	,	-930	;
	440	,	1376	,	-912	;
	495	,	1328	,	-955	;
	390	,	1326	,	-991	;
	375	,	1336	,	-981	;
	385	,	1328	,	-993	;
	397	,	1321	,	-973	;
	387	,	1336	,	-996	;
	400	,	1326	,	-983	;
	382	,	1338	,	-993	;
	392	,	1333	,	-981	;
	400	,	1336	,	-981	;
	397	,	1313	,	-996	;
	502	,	1262	,	-1013	;
	570	,	1232	,	-1013	;
	597	,	1190	,	-1038	;
	580	,	1155	,	-1073	;
	532	,	1100	,	-1106	;
	607	,	1027	,	-1108	;
	602	,	975	,	-1138	;
	630	,	848	,	-1163	;
	753	,	688	,	-1171	;
	828	,	542	,	-1166	;
	953	,	397	,	-1098	;
	1142	,	345	,	-986	;
	1358	,	320	,	-722	;
	1561	,	330	,	-398	;
	1657	,	355	,	-102	;
	1665	,	345	,	70	;
	1685	,	330	,	167	;
	1660	,	243	,	172	;
	1660	,	188	,	187	;
	1640	,	146	,	423	;
	1526	,	66	,	670	;
	1353	,	78	,	978	;
	1142	,	18	,	1151	;
	886	,	-101	,	1278	;
	452	,	-276	,	1327	;
	78	,	-500	,	1178	;
	-281	,	-713	,	902	;
	-430	,	-863	,	598	;
	-487	,	-948	,	326	;
	-420	,	-1030	,	160	;
	-148	,	-1115	,	235	;
	266	,	-1147	,	353	;
	686	,	-1057	,	381	;
	1175	,	-796	,	302	;
	1516	,	-318	,	67	;
	1607	,	168	,	-237	;
	1493	,	557	,	-508	;
	1311	,	688	,	-742	;
	1142	,	661	,	-925	;
	1242	,	753	,	-792	;
	1321	,	1075	,	-463	;
	1082	,	1496	,	-82	;
	585	,	1735	,	207	;
	131	,	1715	,	416	;
	-126	,	1597	,	548	;
	-345	,	1413	,	680	;
	-31	,	1563	,	720	;
	776	,	1583	,	546	;
	1250	,	1366	,	155	;
	1456	,	1087	,	-130	;
	1511	,	678	,	-393	;
	1491	,	340	,	-546	;
	1443	,	136	,	-573	;
	1473	,	71	,	-541	;
	1458	,	81	,	-538	;
	1478	,	320	,	-571	;
	1416	,	688	,	-593	;
	1265	,	1042	,	-561	;
	1107	,	1265	,	-581	;
	1045	,	1406	,	-428	;
	1197	,	1398	,	-132	;
	1356	,	1227	,	285	;
	1416	,	868	,	720	;
	1288	,	641	,	976	;
	1090	,	540	,	1188	;
	933	,	532	,	1273	;
	1005	,	587	,	1231	;
	1296	,	666	,	978	;
	1600	,	651	,	406	;
	1548	,	678	,	-323	;
	1252	,	693	,	-825	;
	956	,	726	,	-1046	;
	985	,	758	,	-1028	;
	1291	,	731	,	-750	;
	1605	,	691	,	-125	;
	1551	,	716	,	586	;
	1217	,	693	,	1066	;
	918	,	716	,	1226	;
	781	,	781	,	1266	;
	1037	,	836	,	1103	;
	1443	,	851	,	642	;
	1588	,	841	,	110	;
	1463	,	868	,	-403	;
	1270	,	833	,	-747	;
	1336	,	796	,	-680	;
	1573	,	632	,	-235	;
	1607	,	440	,	496	;
	1122	,	256	,	1183	;
	776	,	218	,	1357	;
	896	,	261	,	1320	;
	1281	,	357	,	1053	;
	1630	,	505	,	423	;
	1612	,	625	,	-150	;
	1528	,	721	,	-371	;
	1576	,	653	,	-285	;
	1635	,	653	,	147	;
	1513	,	908	,	458	;
	1346	,	1177	,	471	;
	1227	,	1388	,	282	;
	1115	,	1478	,	-100	;
	1000	,	1496	,	-328	;
	881	,	1546	,	-396	;
	836	,	1591	,	-331	;
	916	,	1605	,	-232	;
	1067	,	1508	,	-135	;
	1082	,	1493	,	-90	;
	1020	,	1551	,	-15	;
	995	,	1573	,	-10	;
	957	,	1615	,	-7	;
	918	,	1622	,	-62	;
	931	,	1578	,	-250	;
	946	,	1486	,	-476	;
	763	,	1456	,	-692	;
	437	,	1533	,	-765	;
	118	,	1573	,	-730	;
	-226	,	1543	,	-682	;
	-452	,	1473	,	-581	;
	-547	,	1431	,	-573	;
	-412	,	1421	,	-717	;
	128	,	1396	,	-940	;
	627	,	1373	,	-845	;
	778	,	1411	,	-742	;
	898	,	1436	,	-573	;
	863	,	1496	,	-548	;
	698	,	1488	,	-647	;
	196	,	1526	,	-790	;
	-311	,	1511	,	-665	;
	-535	,	1476	,	-436	;
	-605	,	1446	,	-448	;
	-395	,	1413	,	-730	;
	283	,	1391	,	-937	;
	833	,	1346	,	-737	;
	1040	,	1381	,	-478	;
	1122	,	1391	,	-356	;
	1132	,	1366	,	-376	;
	956	,	1373	,	-626	;
	580	,	1346	,	-895	;
	56	,	1311	,	-986	;
	-370	,	1348	,	-860	;
	-467	,	1308	,	-815	;
	-256	,	1283	,	-966	;
	196	,	1212	,	-1081	;
	676	,	1190	,	-978	;
	1035	,	1175	,	-762	;
	1272	,	1102	,	-511	;
	1448	,	1020	,	-227	;
	1536	,	936	,	-62	;
	1556	,	836	,	-15	;
	1548	,	826	,	-210	;
	1358	,	836	,	-616	;
	1115	,	828	,	-902	;
	738	,	716	,	-1183	;
	322	,	635	,	-1317	;
	18	,	535	,	-1337	;
	-13	,	335	,	-1350	;
	196	,	266	,	-1357	;
	638	,	93	,	-1246	;
	1077	,	-38	,	-968	;
	1326	,	-71	,	-702	;
	1381	,	-226	,	-486	;
	1391	,	-432	,	-267	;
	1346	,	-557	,	-170	;
	1316	,	-605	,	-187	;
	1296	,	-500	,	-411	;
	1255	,	-400	,	-561	;
	1130	,	-385	,	-745	;
	926	,	-462	,	-875	;
	701	,	-527	,	-940	;
	440	,	-646	,	-973	;
	311	,	-733	,	-917	;
	223	,	-801	,	-857	;
	63	,	-846	,	-820	;
	83	,	-868	,	-800	;
	128	,	-908	,	-772	;
	151	,	-861	,	-787	;
	138	,	-841	,	-802	;
	161	,	-841	,	-835	;
	238	,	-868	,	-770	;
	253	,	-913	,	-717	;
	226	,	-881	,	-752	;
	158	,	-908	,	-745	;
	36	,	-836	,	-830	;
	0	,	-622	,	-993	;
	-193	,	-555	,	-1021	;
	-470	,	-648	,	-792	;
	-575	,	-721	,	-621	;
	-632	,	-708	,	-578	;
	-708	,	-708	,	-456	;
	-788	,	-696	,	-351	;
	-826	,	-691	,	-195	;
	-863	,	-663	,	42	;
	-871	,	-617	,	242	;
	-848	,	-577	,	391	;
	-796	,	-517	,	588	;
	-788	,	-510	,	593	;
	-868	,	-505	,	478	;
	-985	,	-482	,	162	;
	-946	,	-507	,	-300	;
	-711	,	-477	,	-747	;
	-332	,	-395	,	-1071	;
	81	,	-276	,	-1211	;
	278	,	-98	,	-1246	;
	86	,	-13	,	-1278	;
	-332	,	-13	,	-1201	;
	-888	,	-123	,	-760	;
	-1092	,	-226	,	-185	;
	-1075	,	-236	,	215	;
	-931	,	-153	,	655	;
	-746	,	81	,	957	;
	-537	,	306	,	1153	;
	-467	,	487	,	1198	;
	-585	,	480	,	1103	;
	-853	,	268	,	877	;
	-1100	,	143	,	456	;
	-1202	,	143	,	-47	;
	-1172	,	206	,	-310	;
	-1085	,	236	,	-571	;
	-951	,	181	,	-790	;
	-876	,	146	,	-862	;
	-828	,	-23	,	-862	;
	-861	,	-121	,	-767	;
	-953	,	-148	,	-652	;
	-1002	,	-231	,	-476	;
	-1030	,	-318	,	-307	;
	-1002	,	-435	,	-20	;
	-1002	,	-445	,	250	;
	-916	,	-420	,	466	;
	-661	,	-390	,	875	;
	-276	,	-173	,	1231	;
	96	,	-106	,	1367	;
	643	,	6	,	1380	;
	977	,	106	,	1263	;
	1110	,	91	,	1208	;
	977	,	63	,	1253	;
	693	,	-61	,	1355	;
	218	,	-286	,	1330	;
	-248	,	-477	,	1106	;
	-582	,	-651	,	737	;
	-793	,	-706	,	277	;
	-823	,	-721	,	30	;
	-826	,	-726	,	-30	;
	-801	,	-718	,	210	;
	-492	,	-721	,	760	;
	213	,	-587	,	1171	;
	681	,	-502	,	1168	;
	960	,	-477	,	1058	;
	1137	,	-447	,	917	;
	1162	,	-490	,	877	;
	1140	,	-510	,	870	;
	997	,	-580	,	957	;
	587	,	-691	,	1068	;
	16	,	-851	,	912	;
	-432	,	-948	,	418	;
	-555	,	-943	,	-40	;
	-487	,	-903	,	-428	;
	-395	,	-848	,	-623	;
	-201	,	-836	,	-762	;
	-38	,	-853	,	-780	;
	46	,	-858	,	-785	;
	228	,	-871	,	-782	;
	462	,	-828	,	-785	;
	557	,	-816	,	-775	;
	676	,	-771	,	-735	;
	851	,	-713	,	-682	;
	1047	,	-615	,	-636	;
	1182	,	-447	,	-645	;
	1270	,	-256	,	-638	;
	1338	,	-128	,	-647	;
	1371	,	-8	,	-642	;
	1411	,	71	,	-650	;
	1411	,	178	,	-662	;
	1426	,	402	,	-636	;
	1386	,	572	,	-677	;
	1358	,	643	,	-690	;
	1353	,	683	,	-695	;
	1331	,	671	,	-700	;
	1371	,	671	,	-667	;
	1383	,	676	,	-667	;
	1376	,	678	,	-650	;
	1378	,	706	,	-665	;
	1331	,	726	,	-690	;
	1255	,	781	,	-777	;
	1132	,	853	,	-867	;
	1060	,	918	,	-900	;
	1040	,	903	,	-932	;
	1010	,	908	,	-950	;
	995	,	886	,	-963	;
	946	,	856	,	-1018	;
	903	,	873	,	-1021	;
	841	,	953	,	-1053	;
	778	,	962	,	-1076	;
	698	,	997	,	-1093	;
	627	,	997	,	-1113	;
	567	,	1005	,	-1126	;
	552	,	1037	,	-1128	;
	575	,	1017	,	-1133	;
	627	,	1022	,	-1113	;
	703	,	995	,	-1096	;
	758	,	943	,	-1093	;
	778	,	866	,	-1101	;
	763	,	811	,	-1143	;
	718	,	731	,	-1168	;
	641	,	671	,	-1243	;
	567	,	600	,	-1258	;
	430	,	582	,	-1307	;
	291	,	547	,	-1327	;
	93	,	557	,	-1347	;
	-8	,	630	,	-1332	;
	23	,	661	,	-1317	;
	181	,	716	,	-1305	;
	400	,	746	,	-1271	;
	625	,	753	,	-1191	;
	828	,	786	,	-1111	;
	1027	,	783	,	-983	;
	1207	,	783	,	-825	;
	1381	,	741	,	-621	;
	1491	,	728	,	-433	;
	1583	,	686	,	-227	;
	1630	,	630	,	-30	;
	1642	,	637	,	137	;
	1637	,	585	,	376	;
	1595	,	587	,	536	;
	1526	,	530	,	740	;
	1376	,	495	,	940	;
	1177	,	475	,	1166	;
	856	,	357	,	1327	;
	520	,	213	,	1407	;
	216	,	111	,	1417	;
	-86	,	73	,	1342	;
	-340	,	78	,	1261	;
	-651	,	48	,	1043	;
	-858	,	3	,	820	;
	-1030	,	-13	,	566	;
	-1115	,	-93	,	270	;
	-1155	,	-136	,	-55	;
	-1127	,	-161	,	-285	;
	-1025	,	-213	,	-541	;
	-863	,	-276	,	-805	;
	-648	,	-278	,	-966	;
	-390	,	-268	,	-1131	;
	-156	,	-243	,	-1221	;
	48	,	-203	,	-1256	;
	322	,	-271	,	-1208	;
	505	,	-390	,	-1113	;
	615	,	-615	,	-952	;
	713	,	-731	,	-792	;
	587	,	-863	,	-680	;
	420	,	-1045	,	-503	;
	206	,	-1132	,	-270	;
	91	,	-1167	,	15	;
	123	,	-1172	,	165	;
	146	,	-1180	,	227	;
	153	,	-1147	,	338	;
	131	,	-1105	,	481	;
	126	,	-1037	,	682	;
	208	,	-868	,	927	;
	342	,	-666	,	1108	;
	580	,	-505	,	1196	;
	833	,	-420	,	1143	;
	1085	,	-400	,	1013	;
	1313	,	-380	,	777	;
	1468	,	-330	,	508	;
	1568	,	-288	,	155	;
	1526	,	-231	,	-255	;
	1396	,	-178	,	-536	;
	1225	,	-106	,	-802	;
	1095	,	-33	,	-966	;
	906	,	26	,	-1098	;
	783	,	136	,	-1186	;
	678	,	208	,	-1236	;
	615	,	296	,	-1258	;
	565	,	347	,	-1281	;
	575	,	352	,	-1290	;
	625	,	417	,	-1261	;
	686	,	457	,	-1246	;
	733	,	465	,	-1223	;
	753	,	497	,	-1213	;
	798	,	527	,	-1176	;
	833	,	560	,	-1158	;
	891	,	673	,	-1116	;
	928	,	821	,	-1048	;
	956	,	1037	,	-935	;
	1005	,	1207	,	-745	;
	1052	,	1323	,	-568	;
	1115	,	1421	,	-310	;
	1150	,	1441	,	-97	;
	1155	,	1461	,	165	;
	1085	,	1443	,	453	;
	982	,	1376	,	742	;
	801	,	1215	,	1021	;
	555	,	997	,	1223	;
	293	,	853	,	1317	;
	28	,	708	,	1327	;
	-196	,	517	,	1315	;
	-412	,	360	,	1241	;
	-635	,	223	,	1088	;
	-786	,	101	,	952	;
	-951	,	-38	,	705	;
	-1090	,	-93	,	396	;
	-1127	,	-81	,	275	;
	-1165	,	-76	,	60	;
	-1180	,	-28	,	-82	;
	-1187	,	-3	,	-180	;
	-1195	,	23	,	-200	;
	-1200	,	51	,	-150	;
	-1197	,	78	,	120	;
	-1055	,	121	,	586	;
	-798	,	188	,	947	;
	-412	,	318	,	1233	;
	-83	,	375	,	1370	;
	81	,	485	,	1405	;
	291	,	582	,	1397	;
	517	,	698	,	1357	;
	766	,	796	,	1285	;
	923	,	928	,	1133	;
	970	,	1100	,	1006	;
	956	,	1338	,	810	;
	903	,	1508	,	556	;
	793	,	1665	,	292	;
	736	,	1717	,	-5	;
	683	,	1705	,	-150	;
	663	,	1682	,	-328	;
	683	,	1605	,	-503	;
	615	,	1546	,	-631	;
	562	,	1483	,	-737	;
	527	,	1446	,	-827	;
	452	,	1398	,	-907	;
	365	,	1351	,	-950	;
	293	,	1366	,	-945	;
	268	,	1381	,	-957	;
	248	,	1361	,	-963	;
	233	,	1368	,	-971	;
	208	,	1371	,	-960	;
	168	,	1383	,	-940	;
	26	,	1343	,	-996	;
	-63	,	1341	,	-981	;
	-233	,	1316	,	-947	;
	-377	,	1245	,	-920	;
	-643	,	1112	,	-842	;
	-908	,	975	,	-631	;
	-1112	,	773	,	-310	;
	-1215	,	487	,	-37	;
	-1182	,	337	,	237	;
	-1075	,	276	,	521	;
	-1040	,	208	,	588	;
	-965	,	121	,	727	;
	-808	,	83	,	922	;
	-706	,	71	,	1011	;
	-635	,	16	,	1061	;
	-557	,	-96	,	1113	;
	-477	,	-183	,	1131	;
	-395	,	-228	,	1156	;
	-332	,	-231	,	1171	;
	-281	,	-251	,	1201	;
	-211	,	-288	,	1223	;
	-138	,	-337	,	1233	;
	-86	,	-452	,	1191	;
	-71	,	-532	,	1161	;
	-51	,	-532	,	1158	;
	-71	,	-477	,	1168	;
	-183	,	-435	,	1166	;
	-198	,	-420	,	1171	;
	-253	,	-367	,	1171	;
	-273	,	-318	,	1186	;
	-318	,	-236	,	1196	;
	-332	,	-143	,	1228	;
	-248	,	3	,	1302	;
	-91	,	246	,	1365	;
	153	,	537	,	1405	;
	425	,	721	,	1372	;
	678	,	913	,	1238	;
	886	,	1140	,	1036	;
	936	,	1303	,	840	;
	878	,	1471	,	675	;
	615	,	1672	,	468	;
	166	,	1760	,	328	;
	-191	,	1672	,	373	;
	-502	,	1451	,	516	;
	-653	,	1137	,	752	;
	-605	,	833	,	981	;
	-512	,	537	,	1151	;
	-455	,	196	,	1221	;
	-355	,	-148	,	1206	;
	-303	,	-430	,	1116	;
	-350	,	-627	,	952	;
	-505	,	-748	,	710	;
	-688	,	-716	,	496	;
	-936	,	-545	,	197	;
	-1012	,	-460	,	70	;
	-997	,	-480	,	170	;
	-808	,	-580	,	483	;
	-487	,	-607	,	870	;
	-23	,	-565	,	1151	;
	208	,	-532	,	1196	;
	281	,	-450	,	1258	;
	377	,	-342	,	1305	;
	537	,	-246	,	1327	;
	683	,	-81	,	1352	;
	746	,	-38	,	1352	;
	728	,	-3	,	1347	;
	733	,	-3	,	1352	;
	786	,	43	,	1345	;
	918	,	143	,	1300	;
	1045	,	208	,	1241	;
	1212	,	362	,	1136	;
	1303	,	520	,	1018	;
	1328	,	637	,	966	;
	1321	,	726	,	940	;
	1217	,	773	,	1021	;
	1067	,	731	,	1161	;
	1037	,	708	,	1191	;
	1157	,	758	,	1093	;
	1180	,	833	,	1021	;
	1140	,	878	,	1066	;
	980	,	873	,	1146	;
	866	,	883	,	1211	;
	676	,	831	,	1287	;
	402	,	738	,	1362	;
	138	,	580	,	1392	;
	-51	,	390	,	1375	;
	-203	,	226	,	1337	;
	-325	,	21	,	1256	;
	-377	,	-118	,	1188	;
	-402	,	-308	,	1123	;
	-405	,	-415	,	1053	;
	-273	,	-592	,	1028	;
	-143	,	-713	,	986	;
	1	,	-823	,	940	;
	191	,	-898	,	877	;
	407	,	-953	,	832	;
	646	,	-956	,	715	;
	851	,	-931	,	598	;
	1050	,	-871	,	461	;
	1225	,	-763	,	353	;
	1353	,	-607	,	257	;
	1456	,	-472	,	140	;
	1541	,	-296	,	35	;
	1597	,	-123	,	-67	;
	1632	,	41	,	-137	;
	1640	,	208	,	-180	;
	1632	,	303	,	-205	;
	1635	,	425	,	-192	;
	1630	,	535	,	-182	;
	1581	,	718	,	-180	;
	1506	,	911	,	-175	;
	1421	,	1135	,	-147	;
	1255	,	1328	,	-172	;
	1030	,	1508	,	-247	;
	811	,	1622	,	-237	;
	500	,	1710	,	-312	;
	286	,	1750	,	-312	;
	76	,	1752	,	-321	;
	-73	,	1720	,	-297	;
	-143	,	1712	,	-232	;
	-186	,	1732	,	-42	;
	-203	,	1707	,	215	;
	-241	,	1597	,	496	;
	-268	,	1428	,	747	;
	-306	,	1155	,	1003	;
	-306	,	873	,	1158	;
	-236	,	607	,	1273	;
	-126	,	412	,	1367	;
	-26	,	288	,	1377	;
	-76	,	153	,	1370	;
	-231	,	-21	,	1302	;
	-472	,	-106	,	1153	;
	-666	,	-131	,	1008	;
	-861	,	-6	,	812	;
	-1007	,	143	,	677	;
	-1082	,	357	,	521	;
	-1097	,	552	,	406	;
	-1090	,	738	,	305	;
	-1072	,	948	,	117	;
	-985	,	1080	,	-25	;
	-886	,	1227	,	-190	;
	-741	,	1358	,	-346	;
	-600	,	1428	,	-503	;
	-417	,	1468	,	-647	;
	-196	,	1451	,	-817	;
	-41	,	1338	,	-963	;
	63	,	1227	,	-1081	;
	128	,	1070	,	-1176	;
	116	,	903	,	-1248	;
	48	,	788	,	-1302	;
	-58	,	643	,	-1310	;
	-121	,	522	,	-1315	;
	-166	,	472	,	-1330	;
	-141	,	460	,	-1320	;
	-51	,	500	,	-1332	;
	21	,	512	,	-1342	;
	86	,	427	,	-1357	;
	258	,	497	,	-1335	;
	515	,	663	,	-1261	;
	688	,	962	,	-1108	;
	671	,	1270	,	-897	;
	435	,	1583	,	-675	;
	-18	,	1657	,	-513	;
	-495	,	1518	,	-441	;
	-893	,	1165	,	-388	;
	-1100	,	788	,	-361	;
	-1187	,	377	,	-310	;
	-1170	,	33	,	-302	;
	-1117	,	-226	,	-260	;
	-1025	,	-445	,	-205	;
	-878	,	-671	,	-82	;
	-577	,	-941	,	-12	;
	-178	,	-1130	,	2	;
	340	,	-1172	,	175	;
	838	,	-1032	,	225	;
	1200	,	-783	,	265	;
	1506	,	-350	,	252	;
	1645	,	51	,	247	;
	1657	,	477	,	270	;
	1605	,	706	,	381	;
	1488	,	803	,	636	;
	1217	,	781	,	1023	;
	783	,	868	,	1233	;
	221	,	1055	,	1203	;
	-216	,	1220	,	993	;
	-582	,	1230	,	732	;
	-811	,	1105	,	561	;
	-1012	,	906	,	358	;
	-1142	,	698	,	167	;
	-1187	,	527	,	27	;
	-1195	,	318	,	-180	;
	-1195	,	171	,	-321	;
	-1137	,	-36	,	-346	;
	-1060	,	-188	,	-488	;
	-941	,	-283	,	-665	;
	-818	,	-320	,	-772	;
	-718	,	-337	,	-872	;
	-580	,	-325	,	-1008	;
	-412	,	-283	,	-1118	;
	-390	,	-303	,	-1126	;
	-352	,	-253	,	-1143	;
	-278	,	-216	,	-1188	;
	-196	,	-116	,	-1238	;
	-201	,	-141	,	-1233	;
	-223	,	-141	,	-1223	;
	-166	,	-103	,	-1253	;
	-53	,	-198	,	-1236	;
	68	,	-308	,	-1216	;
	176	,	-485	,	-1123	;
	325	,	-756	,	-900	;
	355	,	-951	,	-647	;
	248	,	-1097	,	-373	;
	123	,	-1147	,	-177	;
	13	,	-1165	,	-10	;
	26	,	-1175	,	37	;
	68	,	-1167	,	-20	;
	246	,	-1157	,	-237	;
	472	,	-941	,	-645	;
	460	,	-437	,	-1123	;
	400	,	121	,	-1312	;
	688	,	600	,	-1226	;
	1090	,	625	,	-991	;
	1401	,	415	,	-690	;
	1486	,	121	,	-528	;
	1486	,	-196	,	-331	;
	1398	,	-472	,	-207	;
	1185	,	-806	,	62	;
	1010	,	-941	,	172	;
	883	,	-1022	,	262	;
	733	,	-1047	,	416	;
	612	,	-1030	,	608	;
	472	,	-977	,	765	;
	311	,	-843	,	950	;
	241	,	-661	,	1118	;
	128	,	-465	,	1221	;
	66	,	-320	,	1290	;
	-106	,	-68	,	1320	;
	-218	,	201	,	1325	;
	-313	,	542	,	1243	;
	-385	,	878	,	1116	;
	-427	,	1032	,	1006	;
	-515	,	926	,	1003	;
	-497	,	542	,	1156	;
	-427	,	88	,	1208	;
	-293	,	-276	,	1201	;
	-198	,	-303	,	1236	;
	6	,	-340	,	1292	;
	246	,	-377	,	1295	;
	585	,	-500	,	1208	;
	868	,	-575	,	1058	;
	1105	,	-540	,	890	;
	1308	,	-435	,	757	;
	1416	,	-276	,	712	;
	1466	,	-171	,	730	;
	1341	,	-231	,	852	;
	1145	,	-427	,	971	;
	901	,	-587	,	998	;
	671	,	-771	,	945	;
	410	,	-871	,	915	;
	191	,	-796	,	1008	;
	-63	,	-627	,	1093	;
	-216	,	-487	,	1136	;
	-286	,	-375	,	1161	;
	-350	,	-193	,	1191	;
	-397	,	-1	,	1206	;
	-467	,	365	,	1188	;
	-427	,	637	,	1153	;
	-271	,	716	,	1231	;
	-191	,	505	,	1305	;
	-106	,	131	,	1355	;
	-81	,	-223	,	1285	;
	-48	,	-497	,	1173	;
	-18	,	-791	,	947	;
	46	,	-911	,	830	;
	146	,	-972	,	750	;
	298	,	-970	,	742	;
	477	,	-928	,	795	;
	691	,	-833	,	835	;
	851	,	-756	,	877	;
	1002	,	-635	,	887	;
	1132	,	-532	,	882	;
	1361	,	-337	,	745	;
	1521	,	-136	,	645	;
	1556	,	58	,	655	;
	1546	,	196	,	732	;
	1508	,	325	,	770	;
	1463	,	432	,	842	;
	1376	,	480	,	955	;
	1316	,	545	,	1011	;
	1235	,	688	,	1038	;
	1225	,	788	,	976	;
	1262	,	838	,	932	;
	1281	,	948	,	842	;
	1358	,	970	,	737	;
	1443	,	716	,	765	;
	1488	,	627	,	745	;
	1536	,	507	,	742	;
	1473	,	395	,	830	;
	1418	,	296	,	940	;
	1383	,	236	,	952	;
	1298	,	-76	,	991	;
	1132	,	-291	,	1053	;
	972	,	-375	,	1128	;
	668	,	-430	,	1208	;
	437	,	-367	,	1271	;
	188	,	-276	,	1310	;
	-8	,	-158	,	1310	;
	-221	,	3	,	1271	;
	-375	,	171	,	1238	;
	-537	,	318	,	1143	;
	-630	,	365	,	1091	;
	-688	,	362	,	1023	;
	-786	,	148	,	968	;
	-771	,	-188	,	887	;
	-713	,	-587	,	660	;
	-641	,	-816	,	401	;
	-492	,	-985	,	200	;
	-276	,	-1110	,	25	;
	88	,	-1175	,	-95	;
	462	,	-1140	,	-137	;
	748	,	-1077	,	-112	;
	980	,	-972	,	60	;
	1127	,	-841	,	317	;
	1200	,	-713	,	531	;
	1237	,	-550	,	752	;
	1265	,	-410	,	870	;
	1255	,	-228	,	983	;
	1220	,	-141	,	1036	;
	1255	,	-111	,	1048	;
	1283	,	-133	,	988	;
	1227	,	-256	,	996	;
	1025	,	-340	,	1108	;
	903	,	-495	,	1101	;
	646	,	-753	,	996	;
	298	,	-851	,	955	;
	-238	,	-627	,	1036	;
	-587	,	-176	,	1058	;
	-683	,	186	,	1041	;
	-698	,	365	,	1001	;
	-678	,	557	,	1011	;
	-620	,	671	,	1036	;
	-547	,	663	,	1098	;
	-467	,	637	,	1158	;
	-377	,	545	,	1211	;
	-301	,	400	,	1285	;
	-198	,	133	,	1337	;
	-93	,	-101	,	1320	;
	-26	,	-261	,	1302	;
	113	,	-572	,	1166	;
	455	,	-771	,	1013	;
	853	,	-846	,	760	;
	1147	,	-703	,	621	;
	1363	,	-507	,	548	;
	1463	,	-355	,	521	;
	1538	,	-196	,	561	;
	1516	,	-191	,	576	;
	1451	,	-370	,	563	;
	1182	,	-756	,	478	;
	726	,	-1082	,	285	;
	108	,	-1175	,	115	;
	-377	,	-1060	,	20	;
	-766	,	-791	,	60	;
	-1012	,	-427	,	195	;
	-1100	,	-118	,	326	;
	-1095	,	38	,	441	;
	-1062	,	53	,	506	;
	-1002	,	-108	,	586	;
	-913	,	-216	,	685	;
	-786	,	-301	,	795	;
	-686	,	-437	,	810	;
	-622	,	-630	,	722	;
	-500	,	-843	,	558	;
	-370	,	-1020	,	312	;
	-163	,	-1130	,	-60	;
	88	,	-1065	,	-501	;
	337	,	-711	,	-937	;
	557	,	-113	,	-1221	;
	656	,	465	,	-1238	;
	615	,	933	,	-1153	;
	485	,	1227	,	-1033	;
	537	,	1348	,	-917	;
	585	,	1361	,	-900	;
	605	,	1321	,	-902	];

  magX = mag(:,1);
  magY = mag(:,2);
  magZ = mag(:,3);

  plot3(magX,magY,magZ,'cx','MarkerSize',5)
  hold on
  xlabel('X')
  ylabel('Y')
  zlabel('Z')
  axis equal
  
  X = [mag, ones(length(mag),1)];
  Y = magX.^2 +  magY.^2 + magZ.^2;
  
  b = pinv(X'*X)*(X'*Y);
  Vx = b(1)/2
  Vy = b(2)/2
  Vz = b(3)/2
  B = sqrt(b(4) + Vx^2 + Vy^2 + Vz^2)
  
  plot3(Vx,Vy,Vz,'ro','MarkerSize',15)
  
  th = -pi/2:0.1:pi/2;
  phi = 0:0.1:2*pi;
  r = B;
  
  XX = [];
  YY = [];
  ZZ = [];
  
  for i=1:length(th)
    for j = 1:length(phi)
      ZZ = [ZZ, r*sin(th(i))];
      XX = [XX, r*cos(th(i))*cos(phi(j))];
      YY = [YY, r*cos(th(i))*sin(phi(j))];
    end
  end
  
  plot3(XX,YY,ZZ,'go','MarkerSize',1)
  plot3(0,0,0,'ko','MarkerSize',15)
  
  XXX = magX - Vx;
  YYY = magY - Vy;
  ZZZ = magZ - Vz;
  
  plot3(XXX,YYY,ZZZ,'yx','MarkerSize',10)